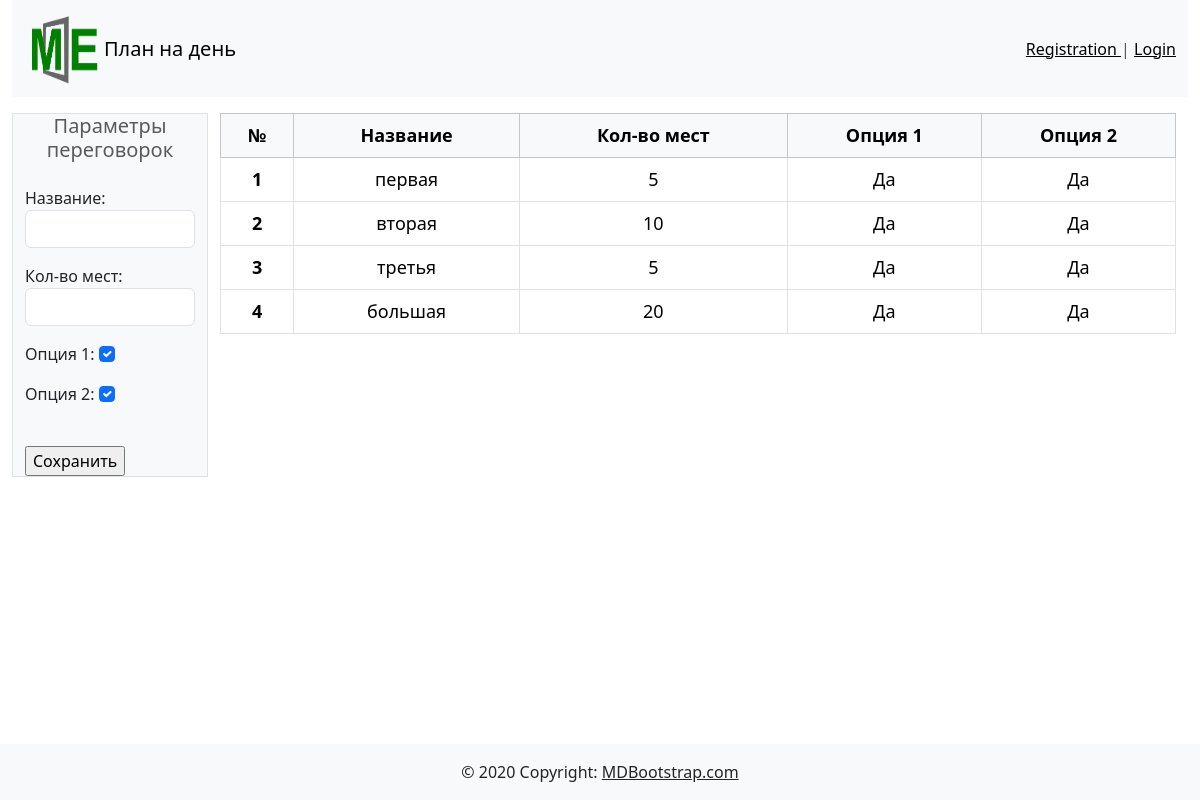
Page /room/ on the committed database.
### meetplan/models.py (models this page shows, shortened)
class Rooms(models.Model):
    name = models.CharField(max_length=20, verbose_name="Название")
    volume = models.IntegerField(null=False, verbose_name="Кол-во мест")
    option1 = models.BooleanField(default=0, verbose_name="Опция 1")
    option2 = models.BooleanField(default=0, verbose_name="Опция 2")
    class Meta:
        verbose_name = 'Переговорка'
        verbose_name_plural = 'Переговорки'
        ordering = ['name', 'volume', 'option1', 'option2']

### meetplan/views.py (the view)
# urls.py: path('room/', room, name='room'),
def room(request):
    make_plan_all_rooms()
    if request.method == "POST":
        form = RoomForm(request.POST)
        if form.is_valid():
            form.save()
            make_plan_all_rooms()
            messages.success(request, 'Добавлена новая переговорка')
            return redirect('room')
    else:
        form = RoomForm()
    rooms = Rooms.objects.all().order_by('pk')
    context = {
        'rooms': rooms,
        'form': form
    }
    return render(request, './room.html', context)

### meetplan/forms.py
class RoomForm (forms.ModelForm):
    class Meta:
        model = Rooms
        fields = ["name", "volume", "option1", "option2"]
        widgets = {
            "name": forms.TextInput(attrs={'class': 'form-control'}),
            "volume": forms.NumberInput(attrs={'class': 'form-control'}),
            "option1": forms.CheckboxInput(attrs={'class': 'form-check-input'}),
            "option2": forms.CheckboxInput(attrs={'class': 'form-check-input'})
        }

### meetplan/myfunctions.py (called while the page is built)
def make_plan_all_rooms():
    param_meeting_rooms = []
    list_room = Rooms.objects.all().order_by('pk')
    for room in list_room:
        param_meeting_rooms.append([room.pk, room.volume, room.option1, room.option2])
    return param_meeting_rooms

### meetplan/templates/room.html (shortened to what this page needs)
{% extends "base.html" %}
{% block content %}
<div class="container-fluid mt-3">
    <div class="row">
        <div class="col-xl-2 border border bg-body-tertiary">
            <form method="POST" novalidate>
                <h5 class="card-subtitle text-body-secondary text-center">Параметры переговорок</h5>
                <br>
                <table>
                    {{ form.as_p }}
                </table>
                <br>
                <input type="submit" value="Сохранить">
            </form>
        </div>
        <div class="col-xl-10">
            <table class="table table-bordered ">
                <thead class="table table-light">
                <tr>
                    <th scope="col">№</th>
                    <th scope="col">Название</th>
                    <th scope="col">Кол-во мест</th>
                    <th scope="col">Опция 1</th>
                    <th scope="col">Опция 2</th>
                </tr>
                </thead>
                <tbody class="text-center">
                {% for item in rooms %}
                <tr>
                    <th>{{ forloop.counter }}</th>
                    <td>{{ item.name }}</td>
                    <td>{{ item.volume }}</td>
                    <td>{% if item.option1 %}
                        Да
                        {% else %}
                        Нет
                        {% endif %}
                    </td>
                    <td>{% if item.option2 %}
                        Да
                        {% else %}
                        Нет
                        {% endif %}
                    </td>
                </tr>
                {% endfor %}
                </tbody>
            </table>
        </div>
    </div>
</div>
{% endblock %}

### static/css/styles.css (style rules this page uses)
.table-light { text-align: center; font-size: large; color: green; }
.table td { text-align: center; }
.table { text-align: center; font-size: large; color: green; }

### rows in the picture
Rooms: name "первая", volume "5", option1 "Да", option2 "Да"
Rooms: name "вторая", volume "10", option1 "Да", option2 "Да"
Rooms: name "третья", volume "5", option1 "Да", option2 "Да"
Rooms: name "большая", volume "20", option1 "Да", option2 "Да"
